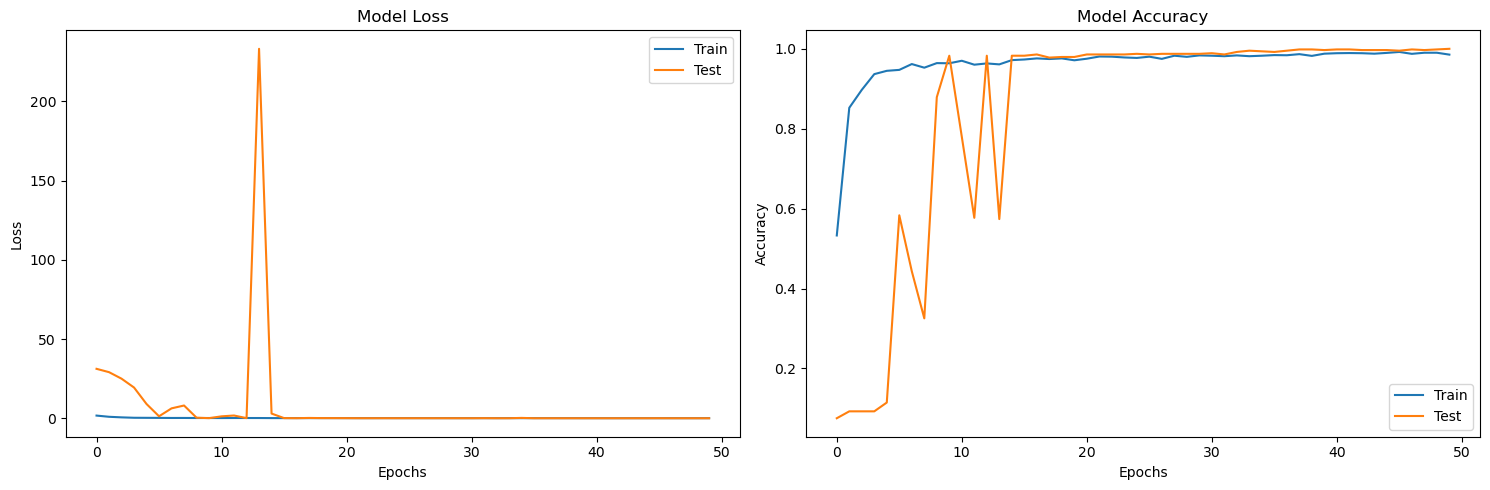
#> input picture images/project-image-2.png, 1490 x 490 px, found by its file name; its folder holds 3 pictures in this run
$ jupyter execute --allow-errors 'Wheel Rim Classification.ipynb'   (shell and % lines are left out)
#> lines starting #> are read from the running program, lines starting #| are printed output that depends on the picture; pictures that were not available may be replaced by others from this repository, and a replacement may not be noted
# **1. Imports**

[cell 1]
import warnings
warnings.filterwarnings('ignore')

import numpy as np
import pandas as pd
import matplotlib.pyplot as plt
import matplotlib.image as mpimg
from matplotlib import pyplot
import seaborn as sns
from PIL import Image
from glob import glob
import os
import tqdm.notebook as tq
import random
import cv2

import keras
from keras.models import Sequential
from keras.layers import Dense, Dropout, Flatten, Conv2D, MaxPool2D
from tensorflow.keras.layers import BatchNormalization

# **2. Data Exploration**

[cell 2]
dir1 = '/kaggle/input/discwheel-classification-dataset-1'
dir2 = '/kaggle/input/discwheel-classification-dataset-2'
dir3 = '/kaggle/input/discwheel-classification-dataset-3'
dir4 = '/kaggle/input/discwheel-classification-dataset-4'

[cell 3]
classes = set(os.listdir(dir1)+os.listdir(dir2)+os.listdir(dir3))
classes_labels = {subdir:i for i,subdir in enumerate(classes)}
num_classes = len(classes)
print(classes)
print(num_classes)

[cell 4]
def plot_class_dist(*dir):
    directories = [*dir]
    graph_list = {"Width/Height Ratio":[],"Format":[],"Width":[],"Height":[]}
    model_classes = {}
    for directory in directories:
        for classes in os.listdir(directory):
            model_classes[classes]=0
    for directory in directories:
        for classes in os.listdir(directory):
            model_classes[classes]+=len(os.listdir(os.path.join(directory,classes)))

    plt.figure(figsize=(15,10))
    plt.bar(*zip(*model_classes.items()))
    var = plt.xticks(rotation=90) # Optional: If you have too much data, rotates labels
    plt.show()
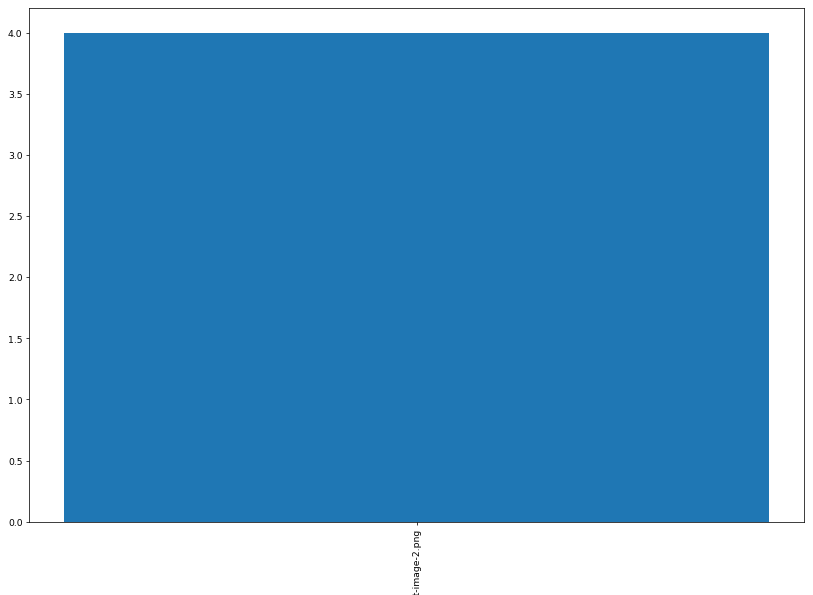
#> figure drawn by matplotlib, 1 panel

plot_class_dist(dir1,dir2,dir3,dir4)

[cell 5]
from glob import glob
import random
def plot_summary_graphs(*dir, num_samples=500):
    graph_list = {"Width/Height Ratio":[],"Format":[],"Width":[],"Height":[]}
    directories = [*dir]
    images = sum([glob(os.path.join(i,j), recursive=True) for j in ("**/*.png","**/*.jpg","**/*.jpeg","**/*.bmp") for i in directories],[])
    all_files = sum([glob(os.path.join(i,'**/*.*'), recursive=True) for i in directories],[])
    graph_list["Format"] = [fp.split('.')[-1] for fp in all_files]
    print('Total Number of images: %d'%len(images))
    samples = images if num_samples==0 else random.sample(images, num_samples)
    for image in samples:
        im = Image.open(image)
        graph_list["Width"].append(im.size[0])
        graph_list["Height"].append(im.size[1])
        graph_list["Width/Height Ratio"].append(im.size[0]/im.size[1])
    plt.figure(figsize=(15,10))
    for i,k in enumerate(graph_list):
        plt.subplot(2, 2, i+1)
        # ax = sns.countplot(x=graph_list[k])
        # ax.bar_label(ax.containers[0])
        counts, edges, bars = plt.hist(graph_list[k], align="mid")
        plt.bar_label(bars)
        # plt.hist(graph_list[k], histtype='stepfilled', align='mid')
        plt.title('Distribution of '+ k)
    plt.tight_layout()
    plt.ticklabel_format(useOffset=False) # Prevents scientific notation (e.g 1.28e3)
    plt.show()

# set num_samples to 0 to check all dir
#> (the rest of this cell did not finish here and is left out)

[cell 6]
import random
def plot_images_subdirs(*dir, num_samp=5, num_cols=5, num_classes=3, gap=11): # num_classes=len(classes)
    i=0
    directories = [*dir]
    num_rows = int(num_samp*num_classes*len(directories)/num_cols)
    plt.figure(figsize=(23,num_classes*num_samp*gap/num_cols)) # increase 11 if image nest together
    for directory in directories:
        if num_classes>len(os.listdir(directory)): num_classes=len(os.listdir(directory))
        for folder in random.sample(os.listdir(directory), num_classes):
            for image in random.sample(os.listdir(os.path.join(directory,folder)),num_samp):
                plt.subplot(num_rows,num_cols,i+1)
                img = Image.open(os.path.join(directory,folder,image))
                plt.title("Dataset: " + directory.split("/")[-1] + "\n"+ folder + "\n" + str(img.size))
                plt.imshow(img)
                i+=1
    plt.show()

#> (the rest of this cell did not finish here and is left out)

[cell 7]
batch_size = 32
seed = 10
img_size = (224,224) # (width, height) - This will be the dimensions to load images!!!

# **3. Loading Data**

[cell 8]
def fp_to_df(f_path):
    labels = []
    filepaths = []

    for folder in os.listdir(f_path):
        for image in os.listdir(os.path.join(f_path,folder)):
            labels.append(folder)
            filepaths.append(os.path.join(f_path,folder,image))

    filepath = pd.Series(filepaths, name="Filepath")
    label = pd.Series(labels, name="Label")

    df = pd.concat([label,filepath], axis=1)

    return df

[cell 9]
df1 = fp_to_df(dir1)
df2 = fp_to_df(dir2)
df3 = fp_to_df(dir3)
df4 = fp_to_df(dir4)

# **4. Merging Seperate Sets**

[cell 10]
df = pd.concat([df1, df2, df3, df4])
df = df.sample(frac=1).reset_index(drop=True) # Shuffle

# **5. Define Classes**

[cell 11]
classes = np.unique(df["Label"], return_counts=True)[0].tolist()

[cell 12]
print(classes)

[cell 13]
print(len(classes))

# **6. Generate Label Decoder & Category IDs**

[cell 14]
label_decoder = {i:classes for i,classes in enumerate(classes)} # for General usage

label_encoder = {v: k for k, v in label_decoder.items()} # for General usage

category_ids = [i for i in label_decoder.keys()]

# **7. Exporatory Data Analysis**

[cell 15]
def plot_class_dist(*args):
    """
    Plot class distribution
    args: list or series of class labels
    """
    fig = plt.figure(figsize=(20, 10))
    gs = fig.add_gridspec(len(args),1) # Create subplots & specify (#rows, #columns)
    gs.update(wspace=0.2, hspace=0.2) # Specify spaces between subplot (#rows, #columns)
    for i in range(len(args)):
        ax = fig.add_subplot(gs[i, 0]) # Place plot on a subplot [row,column]
        ax = sns.countplot(x=args[i]) # For Array, use x=y, to change orientation: "x=" → "y="
        ax.title.set_text(f"Total number of labels: {len(args[i])}")
        dummy = ax.set_xticklabels(ax.get_xticklabels(), rotation=90) #If you have too much class, rotates x labels

plot_class_dist(df["Label"])
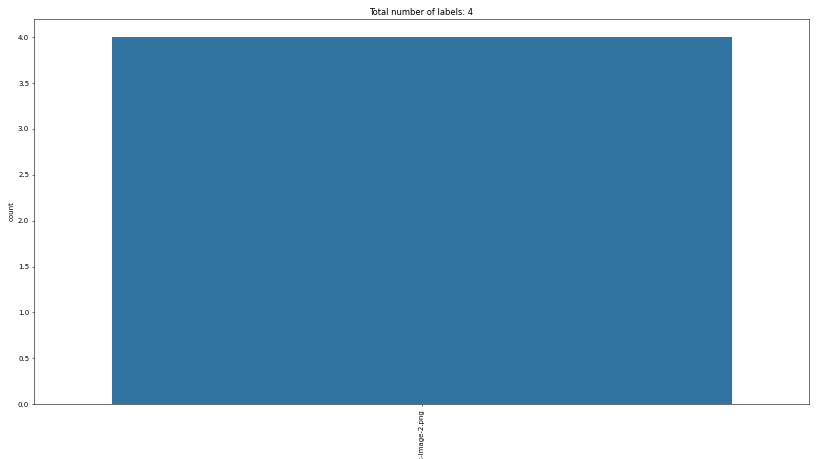
#> figure drawn by matplotlib, 1 panel

[cell 16]
# df = df.groupby('Label', as_index=False, group_keys=False).apply(lambda x: x.sample(min(80, len(x))))

[cell 17]
# plot_class_dist(df["Label"])

# **8. Image Processing**

[cell 18]
import random
import imutils
import albumentations as A
import math
class ImageProcess:
    def __init__(self):
        pass

    @classmethod
    def preprocess(cls, x, im_size=[""], num_samples=0):
#> called with im_size = (270, 224), num_samples = 0
        num_samples=len(x) if num_samples==0 else num_samples
        if isinstance(x, pd.Series):
            if im_size[0]=="": return print("You must specify image size")
            x = [x.iloc[i] for i in range(len(x))] if num_samples==len(x) else [x.iloc[i] for i in random.sample(range(0, len(x)), num_samples)]
            x = np.array([cv2.resize(np.asarray(Image.open(x[i]).convert('RGB')),im_size) for i in range(len(x))], dtype="uint8")
        elif isinstance(x, list):
            if im_size[0]=="": return print("You must specify image size")
            x = [x[i] for i in range(len(x))] if num_samples==len(x) else [x[i] for i in random.sample(range(0, len(x)), num_samples)]
            x = np.array([cv2.resize(np.asarray(Image.open(x[i]).convert('RGB')),im_size) for i in range(len(x))], dtype="uint8")
        elif isinstance(x, np.ndarray):
            x = [x[i] for i in range(len(x))] if num_samples==len(x) else [x[i] for i in random.sample(range(0, len(x)), num_samples)]
            if im_size[0]!="": x = np.array([cv2.resize(x[i], im_size) for i in range(len(x))], dtype="uint8")
        else:
            print("There's a problem with your image data format")
            return
        return x,num_samples

    @classmethod
    def plotOrReturn(cls, x, mode, num_samples, num_cols, plot_gap):
        if mode == "plot":
            plt.figure(figsize=(23,num_samples*plot_gap))
            for i in random.sample(range(len(x)), num_samples):
                plt.subplot(int(num_samples/num_cols)+1,num_cols,i+1)
                plt.imshow(x[i-1])
            plt.show()
        elif mode == "return":
            return np.array(x, dtype="uint8")

    # [143 lines left out: functions just_plot, save, grayscale, add_weighted_blur, crop_from_gray, circle_crop, not called in this run]

    @classmethod
    def circle_detection(cls, x, num_samples=0, im_size=[""], num_cols=5, plot_gap=1.3, mode="plot", blur_size=(3,3), param3=1, param4=250, param1=12, param2=11, minRadius=80, maxRadius=110, add_pixels=0):
        """
        Detects circles in the image
        x: Array containing images or dataframe column containing image paths
        num_samples: If x is too large, you may only crop & plot few random samples
        num_cols: Column size while plotting. Set it 2 or 3 to see more details
        mode: plot → plot samples to find best parameters | return → returns new array with cropped imgs
        blur_size: Applies blur before trying to detect circles
        param3: It is usually 0.1 and try not to change it if not necessary
        param4: Lower the number, increases number of detected circles. Keep it high to detect only 1 circle
        param1: Try to pick best parameters by changing this parameter
        param2: Try to pick best parameters by changing this parameter
        minRadius: Detect circles with radius greater than this value
        maxRadius: Detect circles with radius lower than this value
        add_pixels: Before cropping, add some pixels from each side
        """
        x,num_samples = cls.preprocess(x=x, num_samples=num_samples, im_size=im_size)
#> num_samples = 4
        set_new = []
        detected_circles = []

        def find_nearest(array, value):
            array = np.asarray(array)
            idx = (np.abs(array - value)).argmin()
            return idx

        for img in x:
            gray = cv2.cvtColor(img.copy(), cv2.COLOR_RGB2GRAY)
            gray_blurred = cv2.blur(gray.copy(), blur_size)
            detected_circles = cv2.HoughCircles(gray_blurred.copy(), cv2.HOUGH_GRADIENT, param3, param4,
                                        param1 = param1, param2 = param2, minRadius = minRadius, maxRadius = maxRadius)

            if detected_circles is not None:
                if len(detected_circles) == 0:
                    print(f"Cannot generate circle for image #{i}")
                    set_new.append(img)
                else:
                    detected_circles = np.uint16(np.around(detected_circles))

                    if mode == "plot":
                        painted_img = img.copy()

                        for (x,y,r) in detected_circles[0, :]:
                            # Draw the circumference of the circle.
                            cv2.circle(painted_img, (x, y), r+add_pixels, (0, 255, 0), int(im_size[0]/80))

                            # Draw a small circle (of radius 1) to show the center.
                            cv2.circle(painted_img, (x, y), 1, (0, 0, 255), 3)
                        set_new.append(painted_img)

                    elif mode == "return":
                        # Append center location for each detected circle
                        detected_circles = detected_circles.tolist()
                        for array in detected_circles[0]:
                            array.append(int(math.sqrt(array[0]**2+array[1]**2)))

                        center_dist = [i[3] for i in detected_circles[0]]

                        # Find the circle closest to center
                        center_circle_idx = find_nearest(center_dist,int(math.sqrt(im_size[0]**2+im_size[1]**2)))
                        crop_coordinates = detected_circles[0][center_circle_idx]

                        # Crop the image from closest to center
                        top = crop_coordinates[1]+crop_coordinates[2]+add_pixels
                        bottom = crop_coordinates[1]-crop_coordinates[2]-add_pixels
                        left = crop_coordinates[0]-crop_coordinates[2]-add_pixels
                        right = crop_coordinates[0]+crop_coordinates[2]+add_pixels
                        if top>im_size[1]: top=im_size[1]
                        if bottom<=0: bottom = 0
                        if left<=0: left=0
                        if right>im_size[0]: right=im_size[0]
                        cropped_img = img[bottom:top, left:right].copy()
                        cropped_img = cv2.resize(cropped_img, (min(im_size),min(im_size)))
                        set_new.append(cropped_img)
            else:
                set_new.append(img)
#> this loop made 4 passes
#> pass 1, in circle_detection, `gray = cv2.cvtColor(img.copy(), cv2.COLOR_RGB2GRAY)`:
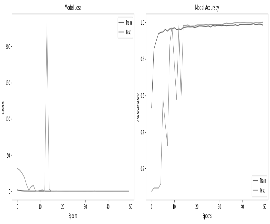
#> gray: shape (224, 270); min 2, max 255, mean 252.3
#> pass 1, in circle_detection, `gray_blurred = cv2.blur(gray.copy(), blur_size)`:
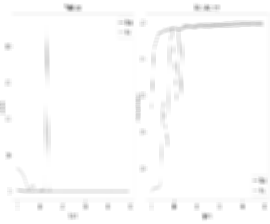
#> gray_blurred: shape (224, 270); min 123, max 255, mean 252.3
#> pass 1, in circle_detection, `cropped_img = img[bottom:top, left:right].copy()`:
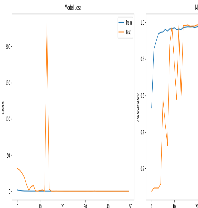
#> cropped_img: shape (208, 198, 3); mean of channels 0, 1, 2 253.1, 252, 250.9; drawn as R, G, B
#> pass 1, in circle_detection, `cropped_img = cv2.resize(cropped_img, (min(im_size),min(im_size)))`:
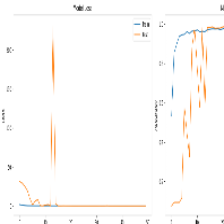
#> cropped_img: shape (224, 224, 3); mean of channels 0, 1, 2 253.1, 251.9, 250.9; drawn as R, G, B
#> after the loop, array = [94, 104, 89, 140]; bottom = 0; center_circle_idx = 0; left = 0; right = 198; set_new = 4 items; top = 208

        return cls.plotOrReturn(set_new, mode, num_samples, num_cols, plot_gap)

    # [233 lines left out: functions contour_utils, hsv, solarize, clahe, brightness_contrast, not called in this run]
# [6 lines of commented-out code are left out]
